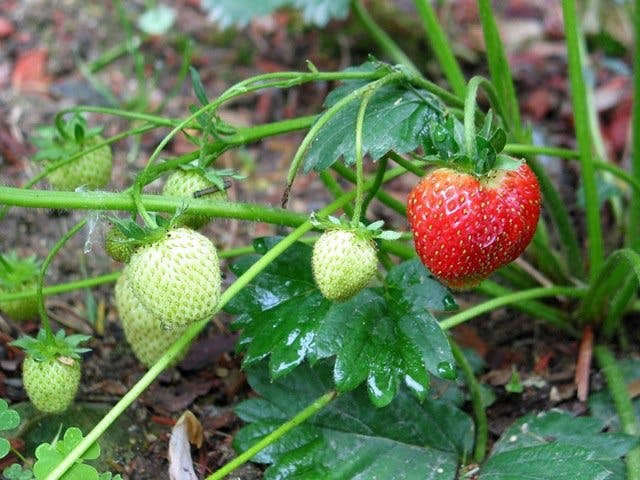
#> input picture baitap4/dautay.jpeg, 640 x 480 px, found by its file name
$ python b.py
#> lines starting #> are read from the running program, lines starting #| are printed output that depends on the picture; after the words box and inside, x2 and y2 are one past the last pixel; in counts of white or black regions, pixels touching at a corner belong together
import numpy as np
import cv2
from skimage import io
import matplotlib.pyplot as plt
import math


def kmeans(X, k, max_iters=100):
    centroids = X[np.random.choice(range(len(X)), k, replace=False)]
    for _ in range(max_iters):
        clusters = np.argmin(
            np.sqrt(((X - centroids[:, np.newaxis])**2).sum(axis=2)), axis=0)
        new_centroids = np.array(
            [X[clusters == j].mean(axis=0) for j in range(k)])
        if np.all(centroids == new_centroids):
            break
        centroids = new_centroids
    return centroids, clusters


def find_regions_with_color(image, color):
    regions = []
    rows, cols, _ = image.shape
    visited = np.zeros((rows, cols), dtype=bool)

    for i in range(rows):
        for j in range(cols):
            if not visited[i][j] and np.array_equal(image[i][j], color):
                top_left = (j, i)
                bottom_right = (j, i)
                stack = [(i, j)]
                while stack:
                    y, x = stack.pop()
                    visited[y][x] = True
                    top_left = (min(top_left[0], x), min(top_left[1], y))
                    bottom_right = (
                        max(bottom_right[0], x), max(bottom_right[1], y))
                    for dx in [-1, 0, 1]:
                        for dy in [-1, 0, 1]:
                            nx, ny = x + dx, y + dy
                            if 0 <= nx < cols and 0 <= ny < rows and not visited[ny][nx] and np.array_equal(image[ny][nx], color):
                                stack.append((ny, nx))
                regions.append((top_left, bottom_right))
    return regions


def check_overlap(rect1, rect2):
    # rect1 và rect2 là các tuple (top_left, bottom_right)
    top_left1, bottom_right1 = rect1
    top_left2, bottom_right2 = rect2

    # Kiểm tra xem rect1 có nằm bên trái hoặc bên phải rect2 không
    if bottom_right1[0] < top_left2[0] or top_left1[0] > bottom_right2[0]:
        return False

    # Kiểm tra xem rect1 có nằm phía trên hoặc phía dưới rect2 không
    if bottom_right1[1] < top_left2[1] or top_left1[1] > bottom_right2[1]:
        return False

    # Nếu không thỏa mãn điều kiện trên, tức là hai hình chữ nhật chồng lấn nhau
    return True


def contains(rect1, rect2):
    top_left1, bottom_right1 = rect1
    top_left2, bottom_right2 = rect2
    return (top_left1[0] <= top_left2[0] and top_left1[1] <= top_left2[1] and
            bottom_right1[0] >= bottom_right2[0] and bottom_right1[1] >= bottom_right2[1])


# 1. _____________________________________________Read image____________________________________________________

# Thay đổi đường dẫn ảnh phù hợp
url = "C:\\Users\\ADMIN\\Desktop\\trituenhantao\\baitap4\\dautay.jpeg"
img = io.imread(url)
#> img is the input picture: shape (480, 640, 3); mean R, G, B 98.4, 120.2, 81.8

plt.figure(figsize=(15, 15))
plt.subplot(221)
plt.imshow(img)
plt.title("Original Image")

img_segmented = img.copy()
img_ori = img.copy()

img = img.reshape((img.shape[0] * img.shape[1], img.shape[2]))
k = 5

# 2. ________________________________________ kmean clustering ____________________________________________________

centroids, labels = kmeans(img.astype(float), k)
#> in kmeans, `centroids = X[np.random.choice(range(len(X)), k, replace=False)]`: centroids = [[132, 111, 80], [122, 188, 64], [56, 132, 60], [88, 83, 79], [63, 56, 38]]
#> centroids = [[127.6, 158.6, 117.7], [194.2, 213, 171.2], [74.32, 127, 66.14], [129.7, 89.55, 82.35], [45.68, 64.35, 33.31]]

# Chuyển các trung tâm cụm về kiểu uint8 và in ra dãy mã màu
colorArray = [centroids[i].astype("uint8").tolist() for i in range(k)]
#> colorArray = [[127, 158, 117], [194, 213, 171], [74, 126, 66], [129, 89, 82], [45, 64, 33]]
print(" ___________________ Dãy mã màu của các trung tâm cụm sau khi áp dụng KMeans:")
for index, color in enumerate(colorArray):
    print(f"Color Segment {index}: {color}")
#> this loop made 5 passes
#| Color Segment 0: [127, 158, 117]
#| Color Segment 1: [194, 213, 171]
#| Color Segment 2: [74, 126, 66]
#| Color Segment 3: [129, 89, 82]
#| Color Segment 4: [45, 64, 33]

# 3. ___________________ Thay thế các pixel bằng màu gần với một phần tử mã màu trong colorArray nhất ______________
for i in range(len(img_segmented)):
    for j in range(len(img_segmented[0])):
        pixel = img_segmented[i][j]
        nearest_color_index = labels[i * len(img_segmented[0]) + j]
        img_segmented[i][j] = centroids[nearest_color_index].astype("uint8")
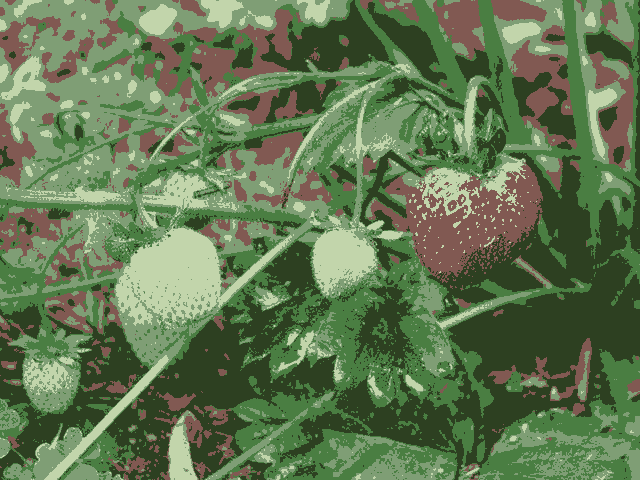
#> img_segmented: shape (480, 640, 3); mean R, G, B 97.9, 119.6, 81.4

plt.subplot(222)
plt.imshow(img_segmented)
plt.title("Segmented Image")


# 4. ____________________ Xác định mã màu nào trong colorArray gần với màu đỏ nhất (thay đổi tùy theo quả) ________
red_color = [255, 0, 0]
closest_color_index = None
closest_color_distance = float('inf')

for index, color in enumerate(colorArray):
    # Tính khoảng cách Euclid giữa mỗi màu trong colorArray và màu đỏ
    distance = math.sqrt(sum([(x - y) ** 2 for x, y in zip(color, red_color)]))
    # So sánh khoảng cách với khoảng cách gần nhất đã biết
    if distance < closest_color_distance:
        closest_color_distance = distance
        closest_color_index = index
#> this loop made 5 passes
#> (color, distance, closest_color_distance) on passes 1, 3, 4: ([127, 158, 117], 234.6, 234.6), ([74, 126, 66], 230.2, 230.2), ([129, 89, 82], 174.7, 174.7)
#> (color, distance) on passes 2, 5: ([194, 213, 171], 279.9), ([45, 64, 33], 222)
#> after the loop, closest_color_distance = 174.7; closest_color_index = 3

closest_color = colorArray[closest_color_index]
#> closest_color = [129, 89, 82]
print(f"Mã màu gần với màu đỏ nhất: Color Segment {closest_color_index}: {closest_color}")
#| Mã màu gần với màu đỏ nhất: Color Segment 3: [129, 89, 82]

# 5. __________________ Tìm trong ảnh đã được phân vùng, vùng nào có màu giống màu đỏ nhất (trả về tọa độ) ________
regions = find_regions_with_color(img_segmented, closest_color)
#> after the loop in find_regions_with_color, `for i in range(rows):`:
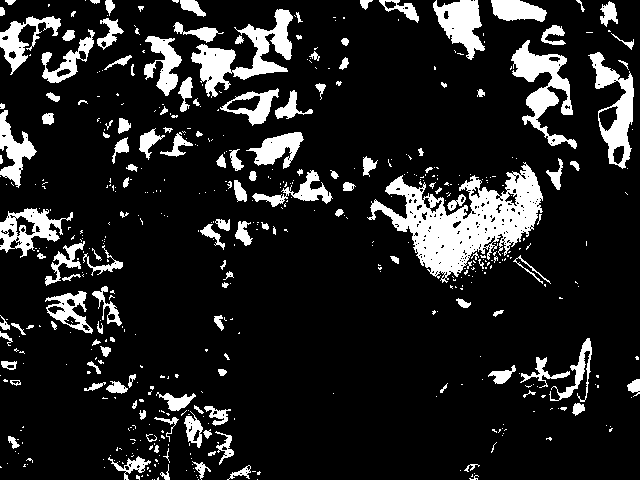
#> visited: shape (480, 640) bool; 13.9% white; 525 white regions (383 under 20 px), largest, box (x1, y1, x2, y2) and area: (367, 162, 543, 283) 8544, (191, 9, 293, 98) 3047, (511, 40, 577, 149) 2536
#> regions = 525 items

# 6. ___________________ Xử lí các tọa độ gây chồng lấn khi trước khi vẽ rectangle ________________________________
combined_rectangle = []

for i, rect1 in enumerate(regions):
    for j, rect2 in enumerate(regions[i + 1:]):
        if check_overlap(rect1, rect2):
            next_overlap = True
            # Hai hình chữ nhật chồng lấn nhau
            # Tạo hình chữ nhật lớn hơn bao bọc cả hai
            combined_top_left = (
                min(rect1[0][0], rect2[0][0]), min(rect1[0][1], rect2[0][1]))
            combined_bottom_right = (
                max(rect1[1][0], rect2[1][0]), max(rect1[1][1], rect2[1][1]))
            combined_rectangle.append(
                (combined_top_left, combined_bottom_right))
#> this loop made 525 passes
#> rect1 on passes 2 to 4: ((85, 0), (85, 0)), ((90, 0), (99, 3)), ((105, 0), (114, 15))

# Tìm và loại bỏ các hình chữ nhật nhỏ bên trong hình chữ nhật lớn
filtered_rectangles = []

for rect in combined_rectangle:
    if not any(contains(other_rect, rect) for other_rect in combined_rectangle if other_rect != rect):
        filtered_rectangles.append(rect)
#> this loop made 223 passes
#> rect on passes 1 to 3: ((105, 0), (114, 15)), ((180, 0), (292, 97)), ((379, 0), (418, 22))

# Vẽ các hình chữ nhật đã lọc
for top_left, bottom_right in filtered_rectangles:
    cv2.rectangle(img_ori, top_left, bottom_right, (0, 0, 255), thickness=2)
#> this loop made 60 passes
#> (top_left, bottom_right) on passes 1 to 12: ((105, 0), (114, 15)), ((180, 0), (292, 97)), ((379, 0), (418, 22)), ((433, 0), (484, 59)), ((433, 0), (484, 59)), ((433, 0), (484, 59)), ((433, 0), (484, 59)), ((173, 9), (292, 97)), ((178, 9), (292, 111)), ((191, 9), (292, 125)), ((191, 9), (312, 118)), ((0, 16), (94, 82))
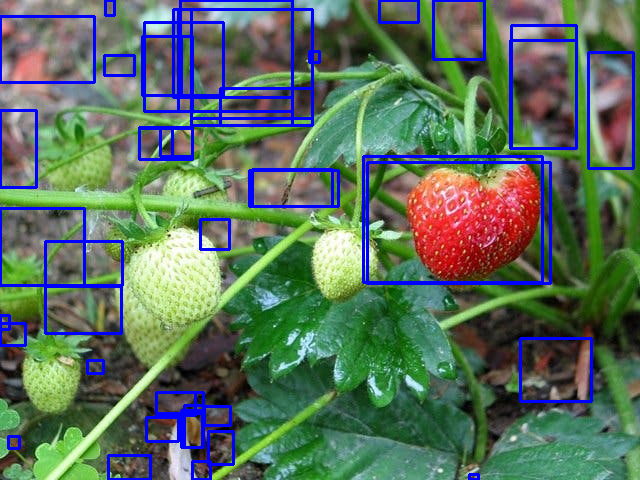
#> img_ori: shape (480, 640, 3); 7.23% of pixels changed, all inside (x1, y1, x2, y2) = (0, 0, 635, 480)


plt.subplot(223)
plt.imshow(img_ori)
plt.title("Detected Image")

plt.show()
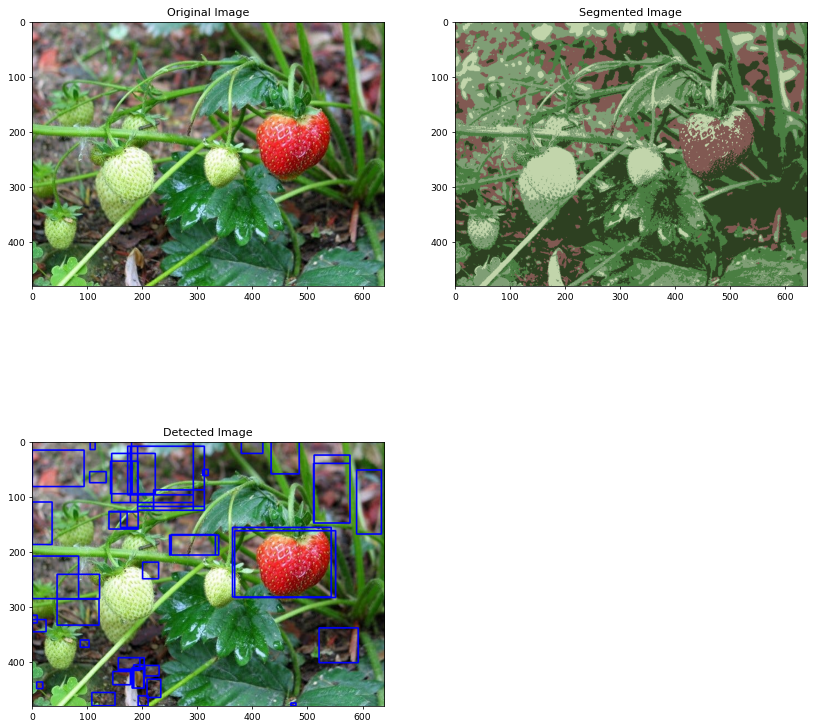
#> figure drawn by matplotlib, 3 panels
